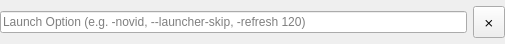
<?xml version="1.0" encoding="UTF-8"?>
<ui version="4.0">
 <class>Form</class>
 <widget class="QWidget" name="Form">
  <property name="geometry">
   <rect>
    <x>0</x>
    <y>0</y>
    <width>505</width>
    <height>44</height>
   </rect>
  </property>
  <property name="sizePolicy">
   <sizepolicy hsizetype="Preferred" vsizetype="Maximum">
    <horstretch>0</horstretch>
    <verstretch>0</verstretch>
   </sizepolicy>
  </property>
  <property name="windowTitle">
   <string>Form</string>
  </property>
  <layout class="QHBoxLayout" name="horizontalLayout">
   <property name="leftMargin">
    <number>0</number>
   </property>
   <property name="topMargin">
    <number>6</number>
   </property>
   <property name="rightMargin">
    <number>0</number>
   </property>
   <property name="bottomMargin">
    <number>6</number>
   </property>
   <item>
    <widget class="QLineEdit" name="variable_line">
     <property name="sizePolicy">
      <sizepolicy hsizetype="Expanding" vsizetype="Maximum">
       <horstretch>0</horstretch>
       <verstretch>0</verstretch>
      </sizepolicy>
     </property>
     <property name="placeholderText">
      <string>Launch Option (e.g. -novid, --launcher-skip, -refresh 120)</string>
     </property>
    </widget>
   </item>
   <item>
    <widget class="QToolButton" name="delete_entry">
     <property name="minimumSize">
      <size>
       <width>32</width>
       <height>32</height>
      </size>
     </property>
     <property name="maximumSize">
      <size>
       <width>32</width>
       <height>32</height>
      </size>
     </property>
     <property name="text">
      <string>⨯</string>
     </property>
     <property name="icon">
      <iconset theme="QIcon::ThemeIcon::ListRemove"/>
     </property>
    </widget>
   </item>
  </layout>
 </widget>
 <resources/>
 <connections/>
</ui>
